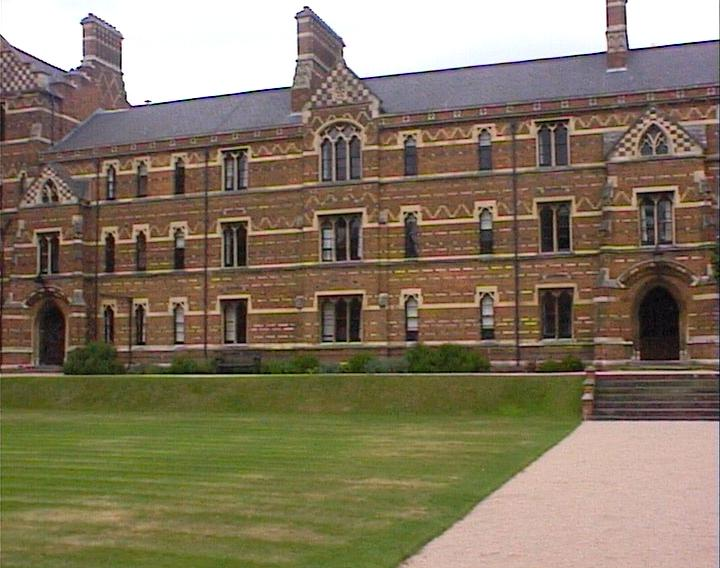
#> input picture Fotomosaico/keble_a.jpg, 720 x 568 px
$ python do_mosaic_multi_lesson.py
#> lines starting #> are read from the running program, lines starting #| are printed output that depends on the picture
### Fotomosaico/fotomosaic.py
import numpy as np
import cv2
import matplotlib.pyplot as plt


# [14 lines left out: function show_image, not called in this run]


def resize_for_sift(image, max_size=1000):
    """Resize the image if its largest dimension exceeds max_size."""
    h, w = image.shape[:2]
    if max(h, w) <= max_size:
        return image, 1.0
    scale = max_size / float(max(h, w))
    new_w = int(np.round(w * scale))
    new_h = int(np.round(h * scale))
    resized = cv2.resize(image, (new_w, new_h), interpolation=cv2.INTER_AREA)
    return resized, scale


def sift_features(image, nfeatures=800, contrastThreshold=0.04, edgeThreshold=10):
    """Extract SIFT keypoints and descriptors from a grayscale image."""
    image_uint8 = np.asarray(image, dtype=np.uint8)
    sift = cv2.SIFT_create(
        nfeatures=nfeatures,
        contrastThreshold=contrastThreshold,
        edgeThreshold=edgeThreshold,
    )
    keypoints, descriptors = sift.detectAndCompute(image_uint8, None)
    if descriptors is None:
        return np.zeros((0, 4), dtype=np.float32), np.zeros((0, 128), dtype=np.float32)

    frames = np.zeros((len(keypoints), 4), dtype=np.float32)
    for i, kp in enumerate(keypoints):
        frames[i, 0] = kp.pt[0]
        frames[i, 1] = kp.pt[1]
        frames[i, 2] = kp.size
        frames[i, 3] = kp.angle
    return frames, descriptors.astype(np.float32)


def match_features(d1, d2, ratio_thresh=0.75):
    """Match descriptors with k-NN and ratio test to avoid full distance matrices."""
    if d1.size == 0 or d2.size == 0:
        return np.zeros((0, 3), dtype=np.float32)

    matcher = cv2.BFMatcher(cv2.NORM_L2, crossCheck=False)
    raw_matches = matcher.knnMatch(d1, d2, k=2)
    matches = []
    for pair in raw_matches:
        if len(pair) < 2:
            continue
        m, n = pair
        if m.distance < ratio_thresh * n.distance:
            ratio = m.distance / max(n.distance, 1e-9)
            matches.append((m.queryIdx, m.trainIdx, ratio))
    if len(matches) == 0:
        return np.zeros((0, 3), dtype=np.float32)

    mm = np.array(matches, dtype=np.float32)
    sort_idx = np.argsort(mm[:, 2])
    return mm[sort_idx]


# [53 lines left out: functions get_matches, pdist2, not called in this run]


def data_normalize(pts):
    """Compute a normalization matrix for homogeneous points."""
    c = np.mean(pts[:2, :], axis=1)
    distances = np.sqrt((pts[0, :] - c[0]) ** 2 + (pts[1, :] - c[1]) ** 2)
    s = np.sqrt(2) / np.mean(distances)
    T = np.array([[s, 0.0, -c[0] * s], [0.0, s, -c[1] * s], [0.0, 0.0, 1.0]], dtype=np.float64)
    return T


def compute_homography(pts1, pts2):
    """Estimate a homography mapping pts1 to pts2 using normalized DLT."""
    T1 = data_normalize(pts1)
    T2 = data_normalize(pts2)

    npts1 = T1 @ pts1
    npts2 = T2 @ pts2
    l = npts1.shape[1]

    A = np.zeros((3 * l, 9), dtype=np.float64)
    A[:l, 3:6] = -np.repeat(npts2[2, :].reshape(l, 1), 3, axis=1) * npts1.T
    A[:l, 6:9] = np.repeat(npts2[1, :].reshape(l, 1), 3, axis=1) * npts1.T
    A[l:2 * l, 0:3] = np.repeat(npts2[2, :].reshape(l, 1), 3, axis=1) * npts1.T
    A[l:2 * l, 6:9] = -np.repeat(npts2[0, :].reshape(l, 1), 3, axis=1) * npts1.T
    A[2 * l:3 * l, 0:3] = -np.repeat(npts2[1, :].reshape(l, 1), 3, axis=1) * npts1.T
    A[2 * l:3 * l, 3:6] = np.repeat(npts2[0, :].reshape(l, 1), 3, axis=1) * npts1.T

    _, D, vh = np.linalg.svd(A)
    H = vh[-1, :].reshape((3, 3)).T
    H = np.linalg.inv(T2) @ H @ T1
    return H, D


# [14 lines left out: function find_homography_ransac, not called in this run]


def get_inliers(pt1, pt2, H, th, idx):
    """Find inliers based on symmetric transfer error."""
    pt2_ = H @ pt1[:, idx[:, 0].astype(int)]
    tmp2_ = pt2_[:2, :] / pt2_[2, :] - pt2[:2, idx[:, 1].astype(int)]
    err1 = np.sum(tmp2_ * tmp2_, axis=0)

    pt1_ = np.linalg.solve(H, pt2[:, idx[:, 1].astype(int)])
    tmp1_ = pt1_[:2, :] / pt1_[2, :] - pt1[:2, idx[:, 0].astype(int)]
    err2 = np.sum(tmp1_ * tmp1_, axis=0)

    err = err1 + err2
    aux = np.sqrt(err) / 2.0 < th
    return np.nonzero(aux)[0]


def steps(pps, inl, p):
    """Compute the remaining number of RANSAC steps."""
    e = 1.0 - inl
    return np.log(1.0 - p) / np.log(1.0 - (1.0 - e) ** pps)


def ransac_homography(pts1, pts2, mm, max_iter=2000, th=5, p=0.99, pps=4):
    """Estimate a robust homography via RANSAC."""
    if mm.shape[0] < 4:
        return np.eye(3, dtype=np.float64), np.zeros((0, 3), dtype=int)

    pt1 = np.column_stack((pts1[:, :2], np.ones((pts1.shape[0], 1), dtype=np.float64)))
    pt2 = np.column_stack((pts2[:, :2], np.ones((pts2.shape[0], 1), dtype=np.float64)))
    pt1 = pt1.T
    pt2 = pt2.T

    midx = np.array([], dtype=int)
    Nc = max_iter
    for c in range(max_iter):
        sidx = np.random.randint(0, mm.shape[0], size=pps)
        H, D = compute_homography(pt1[:, mm[sidx, 0].astype(int)], pt2[:, mm[sidx, 1].astype(int)])
        if D[-2] < 0.1:
            continue

        nidx = get_inliers(pt1, pt2, H, th, mm)
        if nidx.shape[0] > midx.shape[0]:
            midx = nidx
            Nc = int(np.ceil(steps(pps, midx.shape[0] / mm.shape[0], p)))
        if c > Nc:
            break

    if midx.size == 0:
        return np.eye(3, dtype=np.float64), np.zeros((0, 3), dtype=int)

    midx = mm[midx, :].astype(int)
    H, _ = compute_homography(pt1[:, midx[:, 0]], pt2[:, midx[:, 1]])
    return H, midx


# [39 lines left out: functions reinard, transform_img, prepare_homogeneous_corners, not called in this run]

### Fotomosaico/do_mosaic_multi_lesson.py
import os
import cv2
import numpy as np
import matplotlib.pyplot as plt

from fotomosaic import (
    show_image,
    sift_features,
    match_features,
    resize_for_sift,
    ransac_homography,
    transform_img,
)


def press_enter_to_continue(message='Press Enter to continue...'):
    input(message)


def main():
    # load the image sequence for incremental mosaicing
    image_files = ['keble_a.jpg', 'keble_b.jpg', 'keble_c.jpg']
    imgs = []
    for fname in image_files:
        im = cv2.imread(fname)
#> im is the input picture: shape (568, 720, 3); mean B, G, R 97.8, 119.2, 132.3
        if im is None:
            raise FileNotFoundError(f"Could not load required image: {fname}")
        im, scale = resize_for_sift(im, max_size=1000)
#> scale = 1
        imgs.append(im)
    merge_order = [0, 1, 2]

    im1 = imgs[merge_order[0]]
    mosaic = cv2.cvtColor(im1, cv2.COLOR_BGR2GRAY).astype(np.float32)
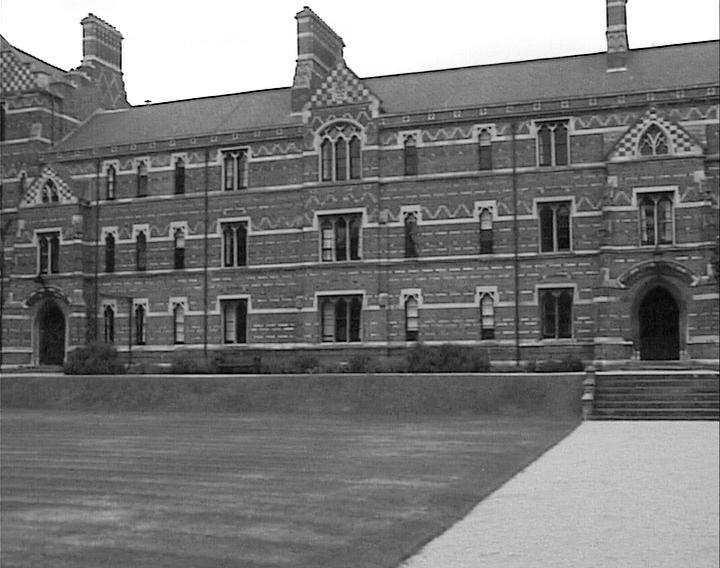
#> mosaic: shape (568, 720) float32; min 0, max 255, mean 120.7

    for idx in merge_order[1:]:
        im_i = imgs[idx]
        i1 = mosaic.astype(np.float32)
        f1, d1 = sift_features(i1)

        i2 = cv2.cvtColor(im_i, cv2.COLOR_BGR2GRAY).astype(np.float32)
        f2, d2 = sift_features(i2)

        if d1.size == 0 or d2.size == 0:
            print(f"No descriptors found for image {idx}; stopping mosaic.")
            break

        mm = match_features(d1, d2, ratio_thresh=0.75)
        mm = mm[mm[:, 2] < 0.95, :]
        if mm.shape[0] < 4:
            print(f"Not enough strong matches for image {idx}; stopping mosaic.")
            break

        Hmi, _ = ransac_homography(f1, f2, mm)
        Him = np.linalg.inv(Hmi)

        sz_o = mosaic.shape
        b_o = np.array([[0.0, 0.0, 1.0], [sz_o[1], 0.0, 1.0], [0.0, sz_o[0], 1.0], [sz_o[1], sz_o[0], 1.0]], dtype=np.float64)

        i2n, i2n_mask, b_ = transform_img(i2, Him, b_o)
        i1n, i1n_mask, _ = transform_img(mosaic, np.eye(3, dtype=np.float64), b_)

        mosaic = i1n.copy()
        i12n_mask = i1n_mask & i2n_mask
        mosaic[i12n_mask] = (i1n[i12n_mask] + i2n[i12n_mask]) * 0.5
        i2n_only_mask = ~i1n_mask & i2n_mask
        mosaic[i2n_only_mask] = i2n[i2n_only_mask]

        show_image(mosaic.astype(np.uint8), title='Updated mosaic')
        press_enter_to_continue()
#> this loop made 1 pass
#> raw_matches in match_features on pass 1: 800 matches
#> pass 1, in main, `f1, d1 = sift_features(i1)`:
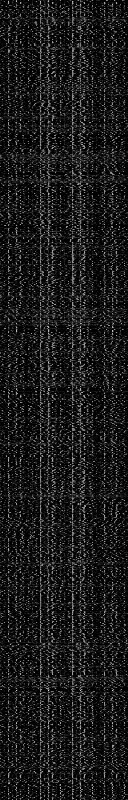
#> d1: shape (800, 128) float32; min 0, max 212, mean 27.1
#> pass 1, in main, `i2 = cv2.cvtColor(im_i, cv2.COLOR_BGR2GRAY).astype(np.float32)`:
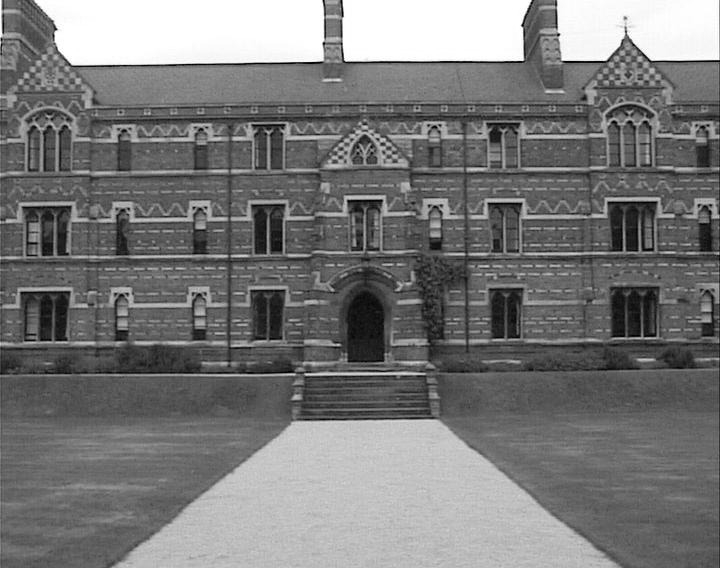
#> i2: shape (568, 720) float32; min 0, max 255, mean 120.8

    plt.close('all')


if __name__ == '__main__':
#> (the run stopped early here; a loop or call above may not have finished)
